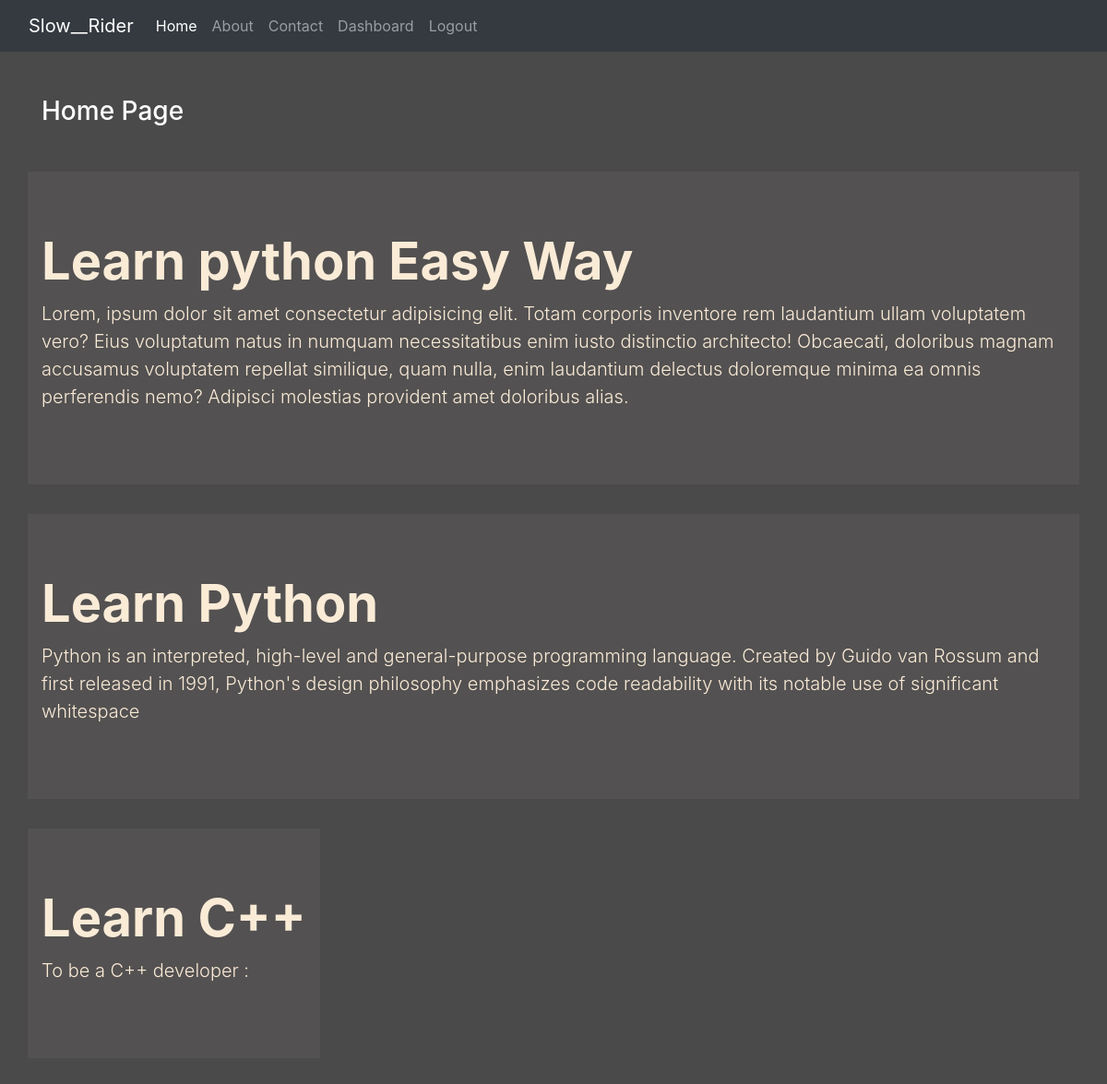
The app's page / (signed in) with its own data.
### blog/models.py (models this page shows)
class Post(models.Model):
    title = models.CharField(max_length=150)
    desc = models.TextField()

### blog/views.py (the view)
# urls.py: 2. Add a URL to urlpatterns:  path('', views.home, name='home')
def home(request):
    posts = Post.objects.all()
    return render(request,'blog/home.html',{'posts':posts})

### blog/templates/blog/home.html (shortened to what this page needs)
{% extends 'blog/base.html' %}
{% load static % }
{% block content %}
    <div class="col-sm-10">
        <h3 class="text-white my-5 ">Home Page</h3>
    </div>
    {% for post in posts %}
        <div class="jumbotron jumbotron-fluid jumbo-color">
            <div class="container">
                <h1 class="display-4 font-weight-bold">{{post.title}}</h1>
                <p class="lead">{{post.desc}}</p>
            </div>
        </div>
    {% endfor %}

### blog/static/blog/css/style.css (style rules this page uses)
body { background-color: rgb(75, 74, 74); color: antiquewhite; }
.jumbo-color { background-color: rgb(83, 81, 81); }

### records on screen
Post: title "Learn python Easy Way", desc "Lorem, ipsum dolor sit amet consectetur adipisicing elit. Totam corporis inventore rem laudantium ullam voluptatem vero? Eius voluptatum natus in numquam necessitatibus enim iusto distinctio architecto! Obcaecati, doloribus magnam accusamus voluptatem repellat similique, quam nulla, enim laudantium delectus doloremque minima ea omnis perferendis nemo? Adipisci molestias provident amet doloribus alias."
Post: title "Learn Python", desc "Python is an interpreted, high-level and general-purpose programming language. Created by Guido van Rossum and first released in 1991, Python's design philosophy emphasizes code readability with its notable use of significant whitespace"
Post: title "Learn C++", desc "To be a C++ developer :"
